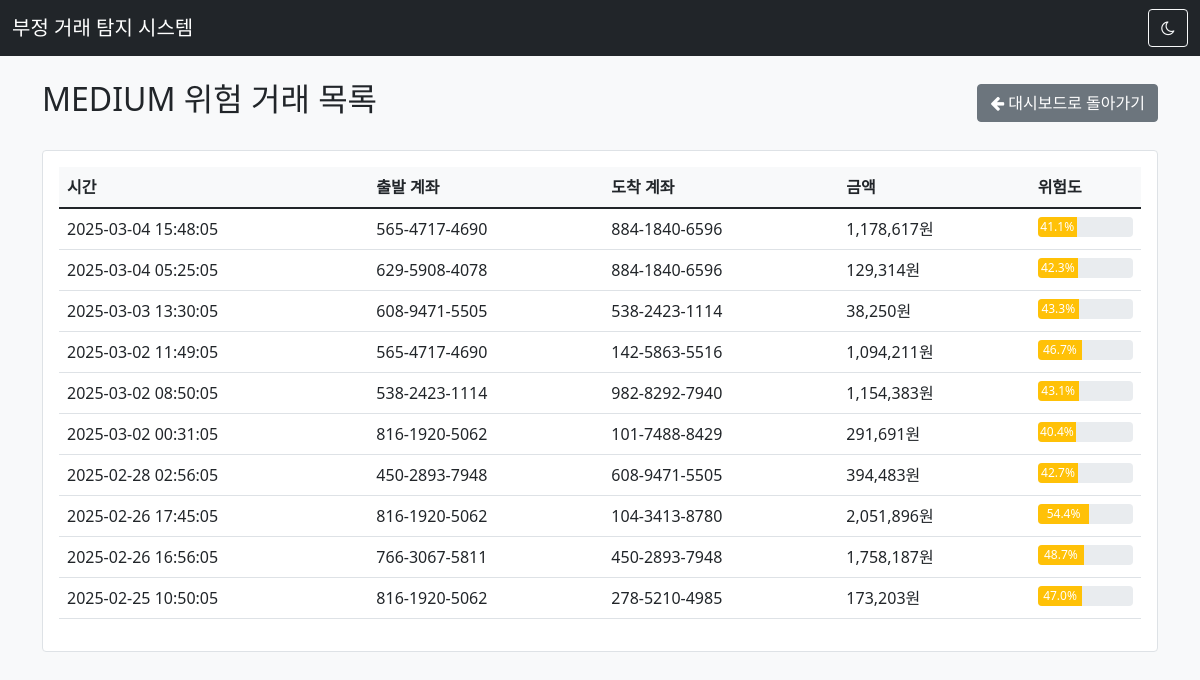
The page /transactions/risk_level/MEDIUM on the database as committed earlier.
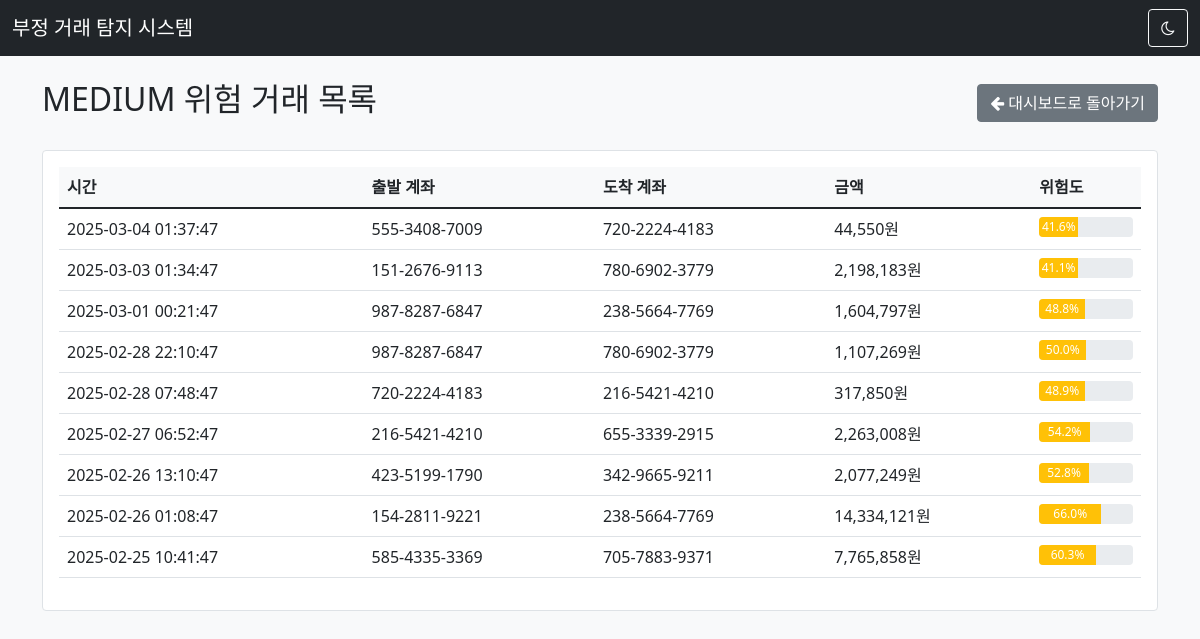
The same page on the database as committed later.
### models.py (models this page shows)
class Transaction(db.Model):
    id = db.Column(db.Integer, primary_key=True)
    amount = db.Column(db.Float, nullable=False)
    timestamp = db.Column(db.DateTime, nullable=False, default=datetime.utcnow)
    source_account = db.Column(db.String(50), nullable=False)
    destination_account = db.Column(db.String(50), nullable=False)
    risk_score = db.Column(db.Float, nullable=False, default=0.0)
    risk_level = db.Column(db.String(10), nullable=False, default='LOW')

### app.py (the view)
@app.route('/transactions/risk_level/<risk_level>')
def risk_level_transactions(risk_level):
    from models import Transaction
    level_mapping = {
        'high': 'HIGH',
        'medium': 'MEDIUM',
        'low': 'LOW'
    }
    if risk_level.lower() not in level_mapping:
        return "Invalid risk level", 400
    transactions = Transaction.query.filter_by(
        risk_level=level_mapping[risk_level.lower()]
    ).order_by(Transaction.timestamp.desc()).all()
    return render_template(
        'risk_level_transactions.html',
        transactions=transactions,
        risk_level=level_mapping[risk_level.lower()]
    )

### templates/risk_level_transactions.html
{% extends "base.html" %}
{% block content %}
<div class="container mt-4">
    <div class="d-flex justify-content-between align-items-center mb-4">
        <h2>{{ risk_level }} 위험 거래 목록</h2>
        <a href="/" class="btn btn-secondary">
            <i class="fa fa-arrow-left"></i> 대시보드로 돌아가기
        </a>
    </div>
    <div class="card">
        <div class="card-body">
            <div class="table-responsive">
                <table class="table">
                    <thead>
                        <tr>
                            <th>시간</th>
                            <th>출발 계좌</th>
                            <th>도착 계좌</th>
                            <th>금액</th>
                            <th>위험도</th>
                        </tr>
                    </thead>
                    <tbody>
                    {% for transaction in transactions %}
                        <tr>
                            <td>{{ transaction.timestamp.strftime('%Y-%m-%d %H:%M:%S') }}</td>
                            <td>{{ transaction.source_account }}</td>
                            <td>{{ transaction.destination_account }}</td>
                            <td>{{ "{:,.0f}".format(transaction.amount) }}원</td>
                            <td>
                                <div class="progress" style="height: 20px;">
                                    <div class="progress-bar bg-{{ 'danger' if transaction.risk_score >= 0.7 else 'warning' if transaction.risk_score >= 0.4 else 'success' }}"
                                         role="progressbar"
                                         style="width: {{ transaction.risk_score * 100 }}%"
                                         aria-valuenow="{{ transaction.risk_score * 100 }}"
                                         aria-valuemin="0"
                                         aria-valuemax="100">
                                        {{ "%.1f"|format(transaction.risk_score * 100) }}%
                                    </div>
                                </div>
                            </td>
                        </tr>
                    {% endfor %}
                    </tbody>
                </table>
            </div>
        </div>
    </div>
</div>
{% endblock %}

Rows that differ between the two databases and show on the page:
no longer on this page (row edited): Transaction: amount "1,178,617", transaction.risk_score*100 "41.1"
no longer on this page (row edited): Transaction: amount "129,314", transaction.risk_score*100 "42.3"
no longer on this page (row edited): Transaction: amount "38,250", transaction.risk_score*100 "43.3"
no longer on this page (row edited): Transaction: amount "1,094,211", transaction.risk_score*100 "46.7"
no longer on this page (row edited): Transaction: amount "1,154,383", transaction.risk_score*100 "43.1"
no longer on this page (row edited): Transaction: amount "291,691", transaction.risk_score*100 "40.4"
no longer on this page (row edited): Transaction: amount "394,483", transaction.risk_score*100 "42.7"
no longer on this page (row edited): Transaction: amount "2,051,896", transaction.risk_score*100 "54.4"
no longer on this page (row edited): Transaction: amount "1,758,187", transaction.risk_score*100 "48.7"
no longer on this page (row edited): Transaction: amount "173,203", transaction.risk_score*100 "47.0"
now on this page (row edited): Transaction: amount "44,550", transaction.risk_score*100 "41.6"
now on this page (row edited): Transaction: amount "2,198,183", transaction.risk_score*100 "41.1"
now on this page (row edited): Transaction: amount "1,604,797", transaction.risk_score*100 "48.8"
now on this page (row edited): Transaction: amount "1,107,269", transaction.risk_score*100 "50.0"
now on this page (row edited): Transaction: amount "317,850", transaction.risk_score*100 "48.9"
now on this page (row edited): Transaction: amount "2,263,008", transaction.risk_score*100 "54.2"
now on this page (row edited): Transaction: amount "2,077,249", transaction.risk_score*100 "52.8"
now on this page (row edited): Transaction: amount "14,334,121", transaction.risk_score*100 "66.0"
now on this page (row edited): Transaction: amount "7,765,858", transaction.risk_score*100 "60.3"
